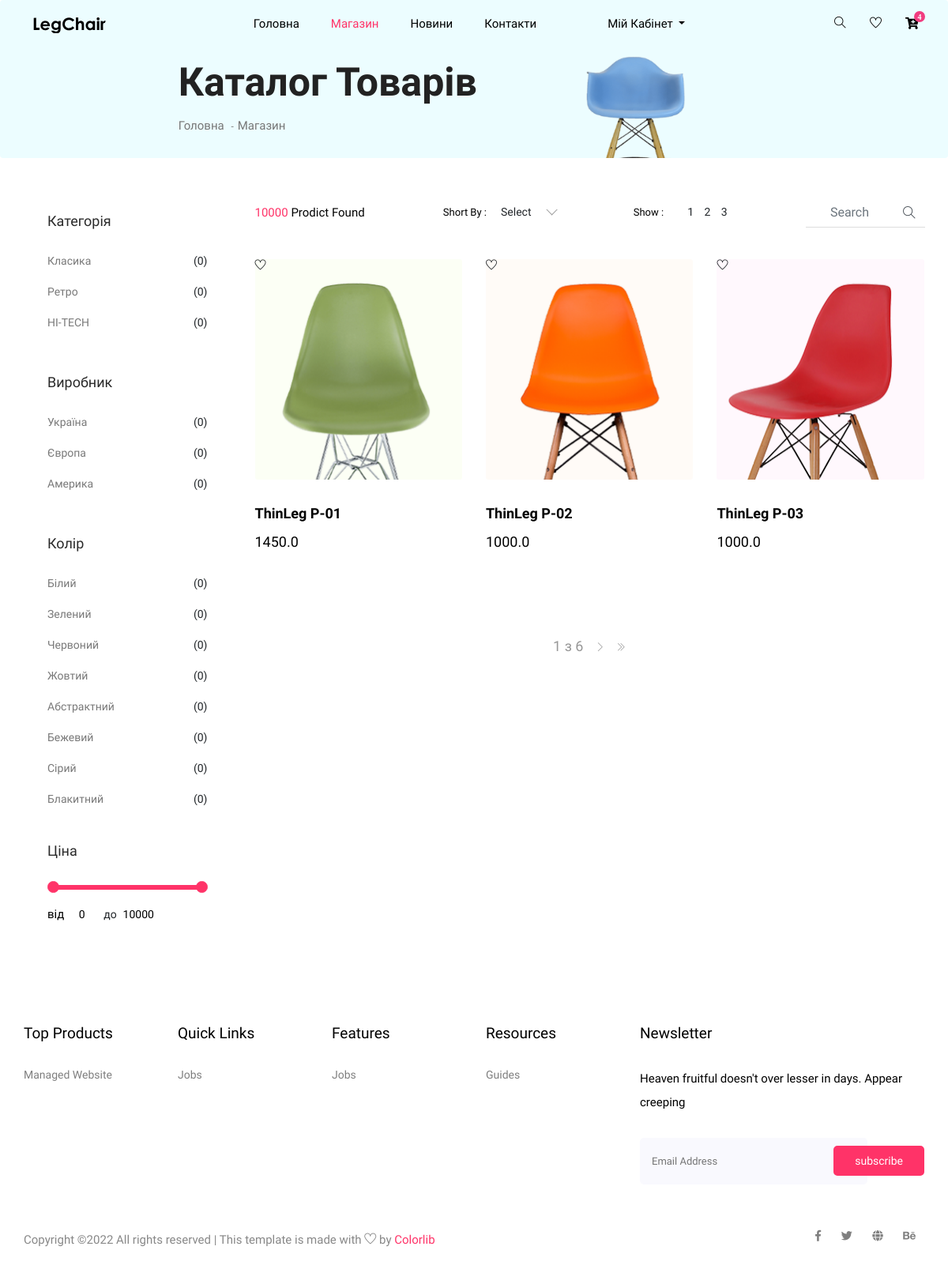
The page /store/ on the database as committed earlier.
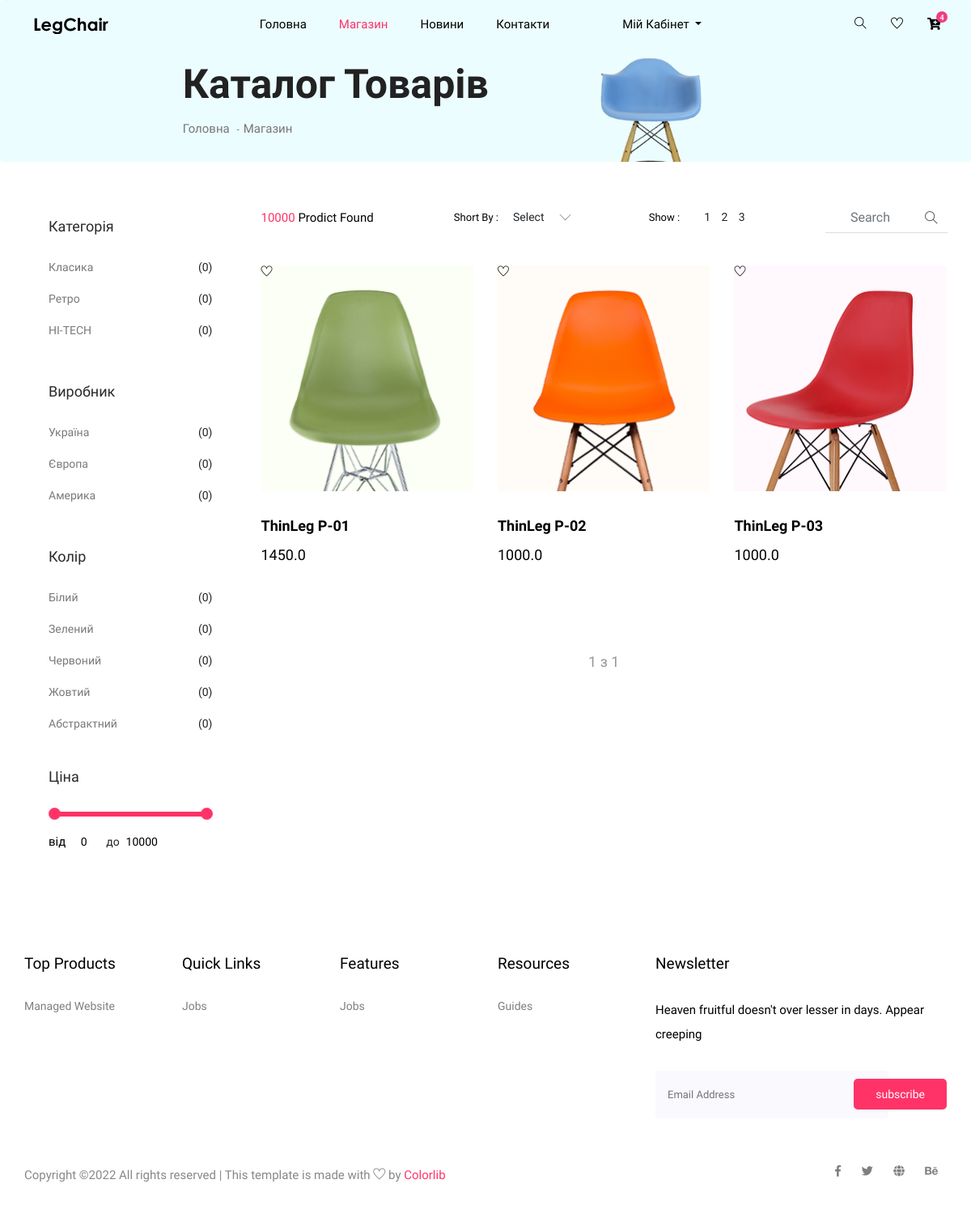
The same page on the database as committed later.
### store/models.py (models this page shows, shortened)
class Category(models.Model):
    name = models.CharField(max_length=100, unique=True, null=False)

class Producer(models.Model):
    name = models.CharField(max_length=100, unique=True, null=False)

class Color(models.Model):
    name = models.CharField(max_length=50, unique=True, null=False)

class Product(models.Model):
    name = models.CharField(max_length=100, unique=True, null=False)
    about = models.TextField(max_length=500, null=False)
    photo = models.FileField(upload_to='products/', null=False)
    price = models.FloatField(null=False, default=1000)
    count = models.IntegerField(null=False, default=1)
    producer = models.ForeignKey(Producer, on_delete=models.CASCADE)
    category = models.ForeignKey(Category, on_delete=models.CASCADE)
    color = models.ForeignKey(Color, on_delete=models.CASCADE)

### store/views.py (the view)
# urls.py: path('', index),
def index(request):
    all_products = Product.objects.all()
    page_size = 3
    paginator = Paginator(all_products, page_size)
    page_number = request.GET.get('page')
    return render(request, 'store/index.html', {
        'page_title': 'Каталог товарів',
        'all_products': all_products,
        'all_categories': Category.objects.all(),
        'all_producers': Producer.objects.all(),
        'all_colors': Color.objects.all(),
        'paginate_products': paginator.get_page(page_number),
        'page': 1
    })

### templates/store/index.html (shortened to what this page needs)
{% extends 'layouts/base.html' %}
{% block content %}
{% load static %}
    <section class="breadcrumb breadcrumb_bg">
        <div class="container">
            <div class="row justify-content-center">
                <div class="col-lg-8">
                    <div class="breadcrumb_iner">
                        <div class="breadcrumb_iner_item">
                            <h2>{{ page_title }}</h2>
                            <p><a href="/">Головна</a> <span>-</span>Магазин</p>
                        </div>
                    </div>
                </div>
            </div>
        </div>
    </section>
    <section class="cat_product_area section_padding">
        <div class="container">
            <div class="row">
                <div class="col-lg-3">
                    <div class="left_sidebar_area">
                        <aside class="left_widgets p_filter_widgets">
                            <div class="l_w_title">
                                <h3>Категорія</h3>
                            </div>
                            <div class="widgets_inner">
                                <ul class="list">
                                    {% for c in all_categories %}
                                    <li>
                                        <a href="#">{{ c.name }}</a>
                                        <span>(0)</span>
                                    </li>
                                    {% endfor %}
                                </ul>
                            </div>
                        </aside>
                        <aside class="left_widgets p_filter_widgets">
                            <div class="l_w_title">
                                <h3>Виробник</h3>
                            </div>
                            <div class="widgets_inner">
                                <ul class="list">
                                    {% for p in all_producers %}
                                    <li>
                                        <a href="#">{{ p.name }}</a>
                                        <span>(0)</span>
                                    </li>
                                    {% endfor %}
                                </ul>
                            </div>
                        </aside>
                        <aside class="left_widgets p_filter_widgets">
                            <div class="l_w_title">
                                <h3>Колір</h3>
                            </div>
                            <div class="widgets_inner">
                                <ul class="list">
                                    {% for c in all_colors %}
                                    <li>
                                        <a href="#">{{ c.name }}</a>
                                        <span>(0)</span>
                                    </li>
                                    {% endfor %}
                                </ul>
                            </div>
                        </aside>
                        <aside class="left_widgets p_filter_widgets price_rangs_aside">
                            <div class="l_w_title">
                                <h3>Ціна</h3>
                            </div>
                            <div class="widgets_inner">
                                <div class="range_item">
                                    <input type="text" class="js-range-slider" value="" />
                                    <div class="d-flex">
                                        <div class="price_text">
                                            <p>від</p>
                                        </div>
                                        <div class="price_value d-flex justify-content-center">
                                            <input type="text" class="js-input-from" id="amount" readonly />
                                            <span>до</span>
                                            <input type="text" class="js-input-to" id="amount" readonly />
                                        </div>
                                    </div>
                                </div>
                            </div>
                        </aside>
                    </div>
                </div>
                <div class="col-lg-9">
                    <div class="row">
                        <div class="col-lg-12">
                            <div class="product_top_bar d-flex justify-content-between align-items-center">
                                <div class="single_product_menu">
                                    <p><span>10000 </span> Prodict Found</p>
                                </div>
                                <div class="single_product_menu d-flex">
                                    <h5>short by : </h5>
                                </div>
                                <div class="single_product_menu d-flex">
                                    <h5>show :</h5>
                                    <div class="top_pageniation">
                                        <ul>
                                            <li>1</li>
                                            <li>2</li>
                                            <li>3</li>
                                        </ul>
                                    </div>
                                </div>
                                <div class="single_product_menu d-flex">
                                    <div class="input-group">
                                        <input type="text" class="form-control" placeholder="search"
                                            aria-describedby="inputGroupPrepend">
                                        <div class="input-group-prepend">
                                            <span class="input-group-text" id="inputGroupPrepend"><i
                                                    class="ti-search"></i></span>
                                        </div>
                                    </div>
                                </div>
                            </div>
                        </div>
                    </div>
                    <div class="row align-items-center latest_product_inner">
                        {% for p in paginate_products %}
                        <div class="col-lg-4 col-sm-6">
                            <div class="single_product_item">
                                <div class="wish-div">
                                    <div class="wishlist cursor-pointer">
                                        <span>
                                            <span class="icon-lg ti-heart"></span>
                                        </span>
                                    </div>
                                </div>
                                <a href="#"><img src="../media/{{ p.photo }}" alt=""></a>
                                <div class="single_product_text">
                                    <h4>{{ p.name }}</h4>
                                    <h3>{{ p.price }}</h3>
                                </div>
                            </div>
                        </div>
                        {% endfor %}
                        <div class="col-lg-12">
                            <div class="pageination">
                                <nav aria-label="Page navigation example">
                                    <ul class="pagination justify-content-center">
                                        <li class="page-item">
                                            <span class="page-link">{{paginate_products.number }} з {{ paginate_products.paginator.num_pages }}</span>
                                        </li>
                                        {% if paginate_products.has_next %}
                                        <li class="page-item">
                                            <a class="page-link" href="?page={{ paginate_products.next_page_number }}">
                                                <i class="ti-angle-right"></i>
                                            </a>
                                        </li>
                                        <li class="page-item">
                                            <a class="page-link" href="?page={{ paginate_products.num_number }}">
                                                <i class="ti-angle-double-right"></i>
                                            </a>
                                        </li>
                                        {% endif %}
                                    </ul>
                                </nav>
                            </div>
                        </div>
                    </div>
                </div>
            </div>
        </div>
    </section>
{% endblock %}

Rows that differ between the two databases and show on the page:
removed Color: name "Бежевий"
removed Color: name "Сірий"
removed Color: name "Блакитний"
Other text that changed with them:
{{ paginate_products.paginator.num_pages }}: "6" → "1"
